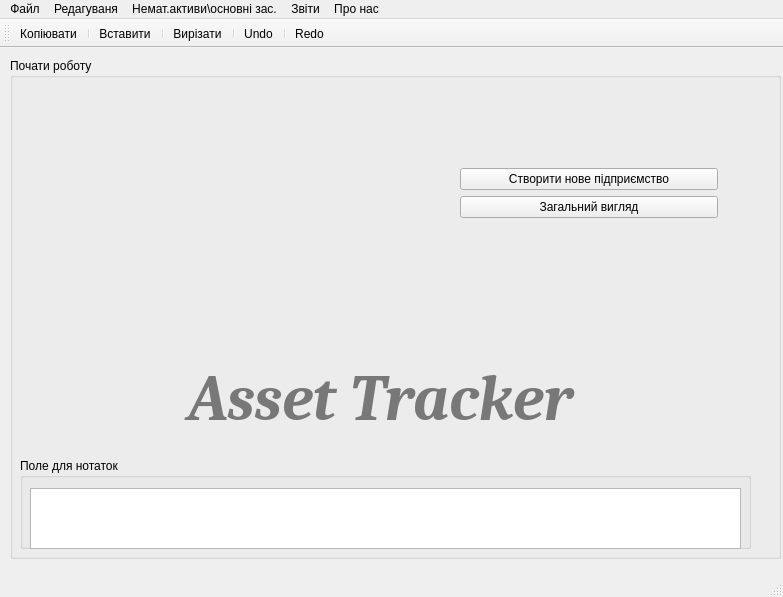
<?xml version="1.0" encoding="UTF-8"?>
<ui version="4.0">
 <class>MainWindow</class>
 <widget class="QMainWindow" name="MainWindow">
  <property name="geometry">
   <rect>
    <x>0</x>
    <y>0</y>
    <width>783</width>
    <height>597</height>
   </rect>
  </property>
  <property name="windowTitle">
   <string>Головна сторінка</string>
  </property>
  <property name="styleSheet">
   <string notr="true"/>
  </property>
  <widget class="QWidget" name="centralwidget">
   <widget class="QWidget" name="layoutWidget">
    <property name="geometry">
     <rect>
      <x>10</x>
      <y>10</y>
      <width>771</width>
      <height>501</height>
     </rect>
    </property>
    <layout class="QVBoxLayout" name="verticalLayout">
     <item>
      <widget class="QGroupBox" name="groupBox">
       <property name="title">
        <string>Почати роботу</string>
       </property>
       <widget class="QLabel" name="label">
        <property name="geometry">
         <rect>
          <x>20</x>
          <y>40</y>
          <width>351</width>
          <height>201</height>
         </rect>
        </property>
        <property name="maximumSize">
         <size>
          <width>351</width>
          <height>201</height>
         </size>
        </property>
        <property name="text">
         <string/>
        </property>
       </widget>
       <widget class="QWidget" name="layoutWidget">
        <property name="geometry">
         <rect>
          <x>450</x>
          <y>40</y>
          <width>258</width>
          <height>191</height>
         </rect>
        </property>
        <layout class="QVBoxLayout" name="verticalLayout_3">
         <item>
          <layout class="QVBoxLayout" name="verticalLayout_2">
           <item>
            <widget class="QPushButton" name="pushButton_createNewDb">
             <property name="styleSheet">
              <string notr="true"/>
             </property>
             <property name="text">
              <string>Створити нове підприємство</string>
             </property>
            </widget>
           </item>
           <item>
            <widget class="QPushButton" name="pushButton_generalView">
             <property name="text">
              <string>Загальний вигляд</string>
             </property>
            </widget>
           </item>
          </layout>
         </item>
        </layout>
       </widget>
       <widget class="QGroupBox" name="groupBox_2">
        <property name="geometry">
         <rect>
          <x>10</x>
          <y>400</y>
          <width>731</width>
          <height>91</height>
         </rect>
        </property>
        <property name="maximumSize">
         <size>
          <width>731</width>
          <height>16777215</height>
         </size>
        </property>
        <property name="styleSheet">
         <string notr="true"/>
        </property>
        <property name="title">
         <string>Поле для нотаток</string>
        </property>
        <widget class="QTextEdit" name="commentSpace">
         <property name="geometry">
          <rect>
           <x>10</x>
           <y>30</y>
           <width>711</width>
           <height>61</height>
          </rect>
         </property>
         <property name="maximumSize">
          <size>
           <width>731</width>
           <height>61</height>
          </size>
         </property>
        </widget>
       </widget>
       <widget class="QLabel" name="label_2">
        <property name="enabled">
         <bool>false</bool>
        </property>
        <property name="geometry">
         <rect>
          <x>10</x>
          <y>290</y>
          <width>721</width>
          <height>101</height>
         </rect>
        </property>
        <property name="font">
         <font>
          <family>Cambria</family>
          <pointsize>48</pointsize>
          <italic>true</italic>
          <bold>true</bold>
         </font>
        </property>
        <property name="mouseTracking">
         <bool>false</bool>
        </property>
        <property name="styleSheet">
         <string notr="true">color: rgb(120, 120, 120);
qlineargradient:(spread:pad, x1:0, y1:0, x2:1, y2:0, stop:0 rgba(0, 0, 0, 255), stop:1 rgba(255, 255, 255, 255));
</string>
        </property>
        <property name="frameShape">
         <enum>QFrame::NoFrame</enum>
        </property>
        <property name="frameShadow">
         <enum>QFrame::Sunken</enum>
        </property>
        <property name="lineWidth">
         <number>4</number>
        </property>
        <property name="midLineWidth">
         <number>1</number>
        </property>
        <property name="text">
         <string>Asset Tracker</string>
        </property>
        <property name="textFormat">
         <enum>Qt::AutoText</enum>
        </property>
        <property name="alignment">
         <set>Qt::AlignCenter</set>
        </property>
        <property name="wordWrap">
         <bool>true</bool>
        </property>
       </widget>
      </widget>
     </item>
    </layout>
   </widget>
  </widget>
  <widget class="QMenuBar" name="menubar">
   <property name="geometry">
    <rect>
     <x>0</x>
     <y>0</y>
     <width>783</width>
     <height>21</height>
    </rect>
   </property>
   <property name="styleSheet">
    <string notr="true"/>
   </property>
   <widget class="QMenu" name="menuFile">
    <property name="title">
     <string>Файл</string>
    </property>
    <addaction name="action_new"/>
    <addaction name="action_open"/>
    <addaction name="separator"/>
    <addaction name="action_saveAs"/>
    <addaction name="action_print"/>
    <addaction name="separator"/>
    <addaction name="separator"/>
    <addaction name="action_quit"/>
   </widget>
   <widget class="QMenu" name="menu">
    <property name="title">
     <string>Немат.активи\основні зас.</string>
    </property>
    <addaction name="action_nmActives"/>
    <addaction name="action_amActive"/>
    <addaction name="separator"/>
    <addaction name="action_fixedAss"/>
    <addaction name="action_amFixedAss"/>
    <addaction name="separator"/>
    <addaction name="action_generalView"/>
    <addaction name="separator"/>
    <addaction name="action_Wiki"/>
   </widget>
   <widget class="QMenu" name="menu_2">
    <property name="title">
     <string>Про нас</string>
    </property>
    <addaction name="action_aboutQt"/>
    <addaction name="separator"/>
    <addaction name="action_aboutAuth"/>
   </widget>
   <widget class="QMenu" name="menu_3">
    <property name="title">
     <string>Редагуваня</string>
    </property>
    <addaction name="action_copy"/>
    <addaction name="action_cut"/>
    <addaction name="action_paste"/>
    <addaction name="action_undo"/>
    <addaction name="action_redo"/>
    <addaction name="separator"/>
   </widget>
   <widget class="QMenu" name="menu_4">
    <property name="title">
     <string>Звіти</string>
    </property>
    <addaction name="action_generateAssetsReport"/>
    <addaction name="action_generateDepreciationReport"/>
    <addaction name="action_generateMoveReport"/>
    <addaction name="action_generateInventoryReport"/>
    <addaction name="action_generateCategoryReport"/>
   </widget>
   <addaction name="menuFile"/>
   <addaction name="menu_3"/>
   <addaction name="menu"/>
   <addaction name="menu_4"/>
   <addaction name="menu_2"/>
  </widget>
  <widget class="QStatusBar" name="statusbar"/>
  <widget class="QToolBar" name="toolBar">
   <property name="windowTitle">
    <string>toolBar</string>
   </property>
   <attribute name="toolBarArea">
    <enum>TopToolBarArea</enum>
   </attribute>
   <attribute name="toolBarBreak">
    <bool>false</bool>
   </attribute>
   <addaction name="action_copy"/>
   <addaction name="separator"/>
   <addaction name="action_paste"/>
   <addaction name="separator"/>
   <addaction name="action_cut"/>
   <addaction name="separator"/>
   <addaction name="action_undo"/>
   <addaction name="separator"/>
   <addaction name="action_redo"/>
  </widget>
  <action name="action_new">
   <property name="text">
    <string>Створити</string>
   </property>
  </action>
  <action name="action_open">
   <property name="text">
    <string>Відкрити</string>
   </property>
  </action>
  <action name="action_print">
   <property name="text">
    <string>Друк</string>
   </property>
  </action>
  <action name="action_quit">
   <property name="text">
    <string>Вийти</string>
   </property>
  </action>
  <action name="action_nmActives">
   <property name="text">
    <string>Немат.активи</string>
   </property>
  </action>
  <action name="action_amActive">
   <property name="text">
    <string>Амортизація немат. активів</string>
   </property>
  </action>
  <action name="action_fixedAss">
   <property name="text">
    <string>Основні засоби</string>
   </property>
  </action>
  <action name="action_amFixedAss">
   <property name="text">
    <string>Амортизація основних засобів</string>
   </property>
  </action>
  <action name="action_generalView">
   <property name="text">
    <string>Загальний вигляд обліку</string>
   </property>
  </action>
  <action name="action_Wiki">
   <property name="text">
    <string>Довідник</string>
   </property>
  </action>
  <action name="action_aboutQt">
   <property name="text">
    <string>Про Qt</string>
   </property>
  </action>
  <action name="action_aboutAuth">
   <property name="text">
    <string>Про автора</string>
   </property>
  </action>
  <action name="action_copy">
   <property name="icon">
    <iconset resource="resources.qrc">
     <normaloff>:/img/copy_img.png</normaloff>:/img/copy_img.png</iconset>
   </property>
   <property name="text">
    <string>Копіювати</string>
   </property>
  </action>
  <action name="action_cut">
   <property name="icon">
    <iconset resource="resources.qrc">
     <normaloff>:/img/cut_img.jpg</normaloff>:/img/cut_img.jpg</iconset>
   </property>
   <property name="text">
    <string>Вирізати</string>
   </property>
  </action>
  <action name="action_undo">
   <property name="icon">
    <iconset resource="resources.qrc">
     <normaloff>:/img/undo_icon.png</normaloff>:/img/undo_icon.png</iconset>
   </property>
   <property name="text">
    <string>Undo</string>
   </property>
  </action>
  <action name="action_redo">
   <property name="icon">
    <iconset resource="resources.qrc">
     <normaloff>:/img/redo_icon.png</normaloff>:/img/redo_icon.png</iconset>
   </property>
   <property name="text">
    <string>Redo</string>
   </property>
  </action>
  <action name="action_paste">
   <property name="icon">
    <iconset resource="resources.qrc">
     <normaloff>:/img/paste_img.png</normaloff>:/img/paste_img.png</iconset>
   </property>
   <property name="text">
    <string>Вставити</string>
   </property>
  </action>
  <action name="action_saveAs">
   <property name="text">
    <string>Зберегти як</string>
   </property>
  </action>
  <action name="action_generateAssetsReport">
   <property name="text">
    <string>Звіт про активи</string>
   </property>
  </action>
  <action name="action_generateDepreciationReport">
   <property name="text">
    <string>Звіт про амортизацію</string>
   </property>
  </action>
  <action name="action_generateMoveReport">
   <property name="text">
    <string>Звіт про рух активів</string>
   </property>
  </action>
  <action name="action_generateInventoryReport">
   <property name="text">
    <string>Звіт по інвентаному номеру</string>
   </property>
  </action>
  <action name="action_generateCategoryReport">
   <property name="text">
    <string>Звіт по категоріям активів</string>
   </property>
  </action>
 </widget>
 <resources>
  <include location="resources.qrc"/>
 </resources>
 <connections/>
</ui>
